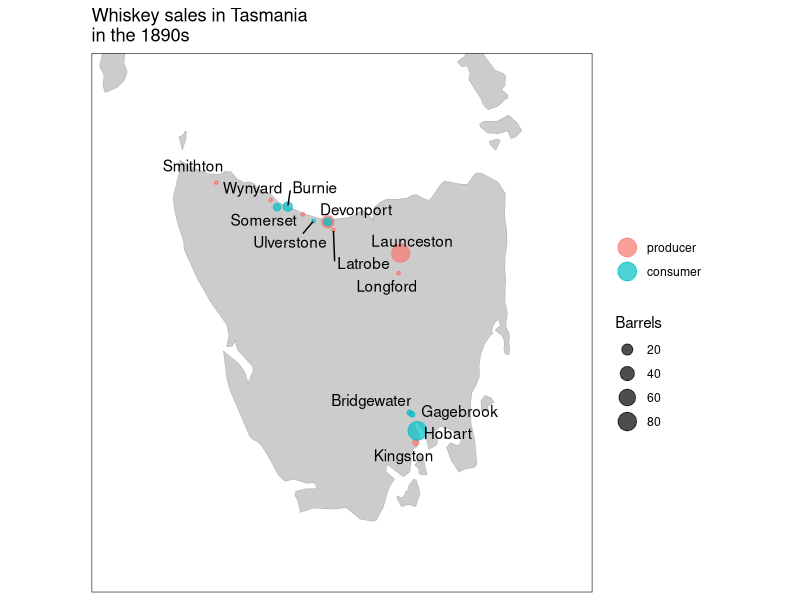

Generate this figure with R:
## ---- chunk 1
library(tidyverse)
library(sp)
library(sf)
library(rnaturalearth)
library(ggrepel)
## ---- chunk 2
sales <- read_csv("data/whiskey_sales_tasmania.csv")
locations <- read_csv("data/tas_locations.csv")

## ---- chunk 3
# Letters per source
producers <- sales %>% 
  group_by(producer) %>% 
  count() %>% 
  rename(place = producer) %>% 
  add_column(type = "producer") %>% 
  ungroup() 

# Letters per destination
consumers <- sales %>% 
  group_by(consumer) %>% 
  count() %>% 
  rename(place = consumer) %>% 
  add_column(type = "consumer") %>% 
  ungroup()

# Bind the rows of the two data frames
# and change type column to factor
letters_data <- rbind(producers, consumers) %>% 
  mutate(type = as_factor(type))

# Join letters_data to locations
geo_data <- left_join(letters_data, locations, by = "place")

##################################
## Spatial data with sf package ##
##################################

points_sf <- st_as_sf(geo_data, coords = c("lon", "lat"), crs = 4326)

coast_sf <- ne_coastline(scale = "medium", returnclass = "sf")
countries_sf <- ne_countries(scale = "medium", returnclass = "sf")

#################################
## Mapping with sf and ggplot2 ##
#################################

### Basic ggplot2 plot with geom_sf()
## ---- chunk 4

### Plot map with countries (polygons) data ###
ggplot() + 
  geom_sf(data = countries_sf,
          fill = gray(0.8), color = gray(0.7)) + 
  geom_sf(data = points_sf, 
          aes(color = type, size = n), 
          alpha = 0.7, 
          show.legend = "point") +
  coord_sf(xlim = c(144, 149), ylim = c(-44, -40),
           datum = NA) + # removes graticules
  geom_text_repel(data = locations, 
                  aes(x = lon, y = lat, label = place)) +
  labs(title = "Whiskey sales in Tasmania \nin the 1890s",
       size = "Barrels",
       color = " ",
       x = NULL,
       y = NULL) +
  guides(color = guide_legend(override.aes = list(size = 6))) +
  theme_bw()

 
